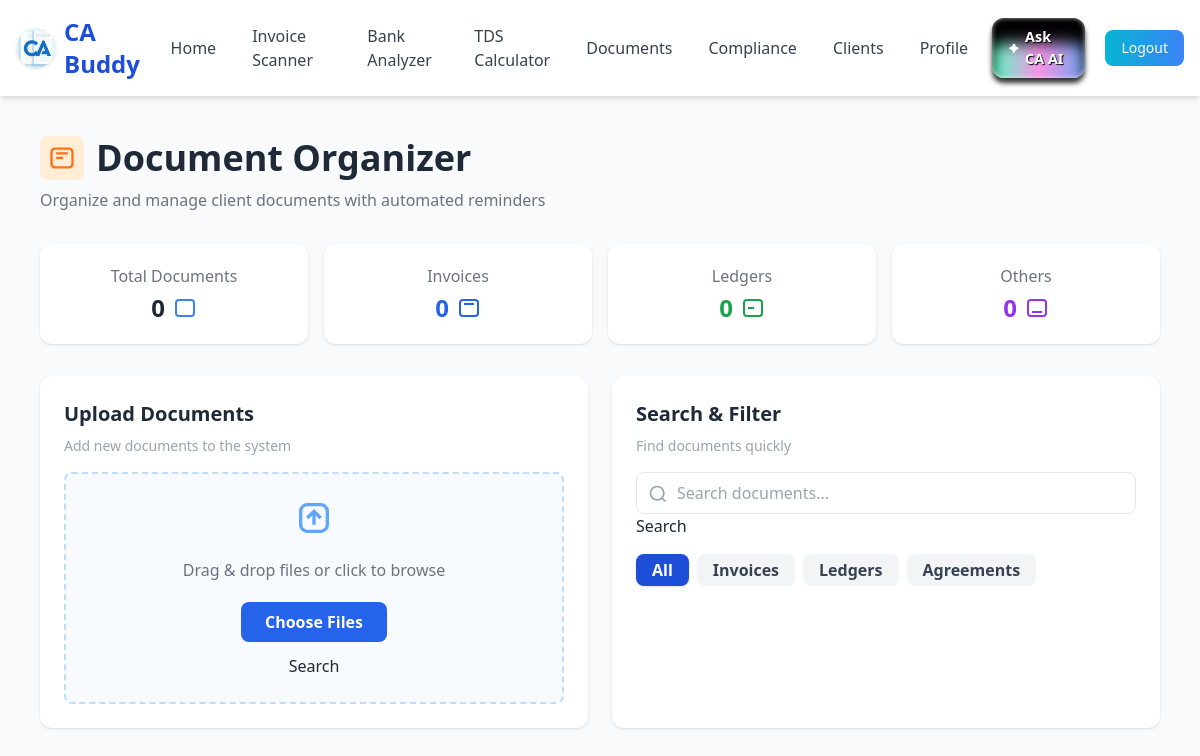
Before: /documents/ (signed in) with the older database file.
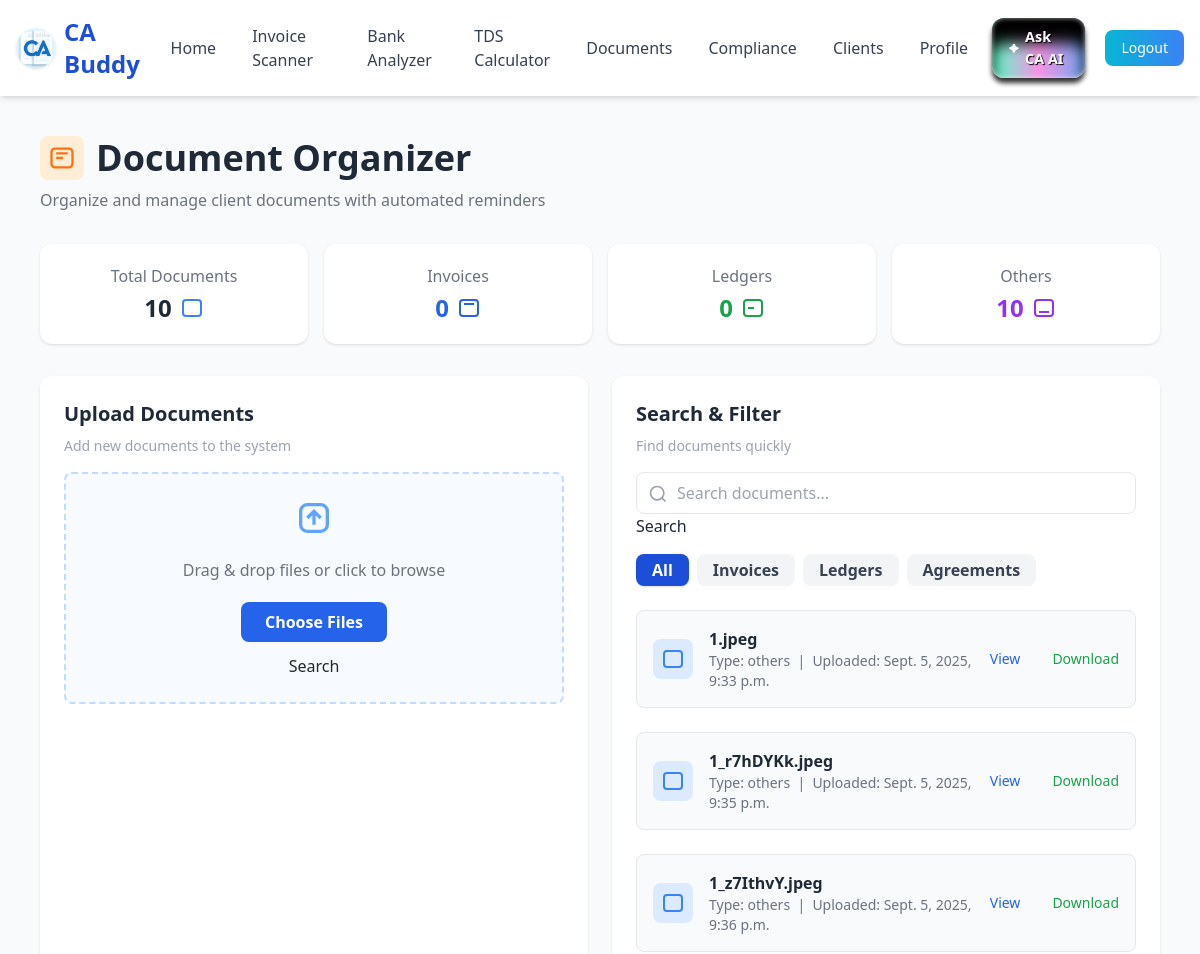
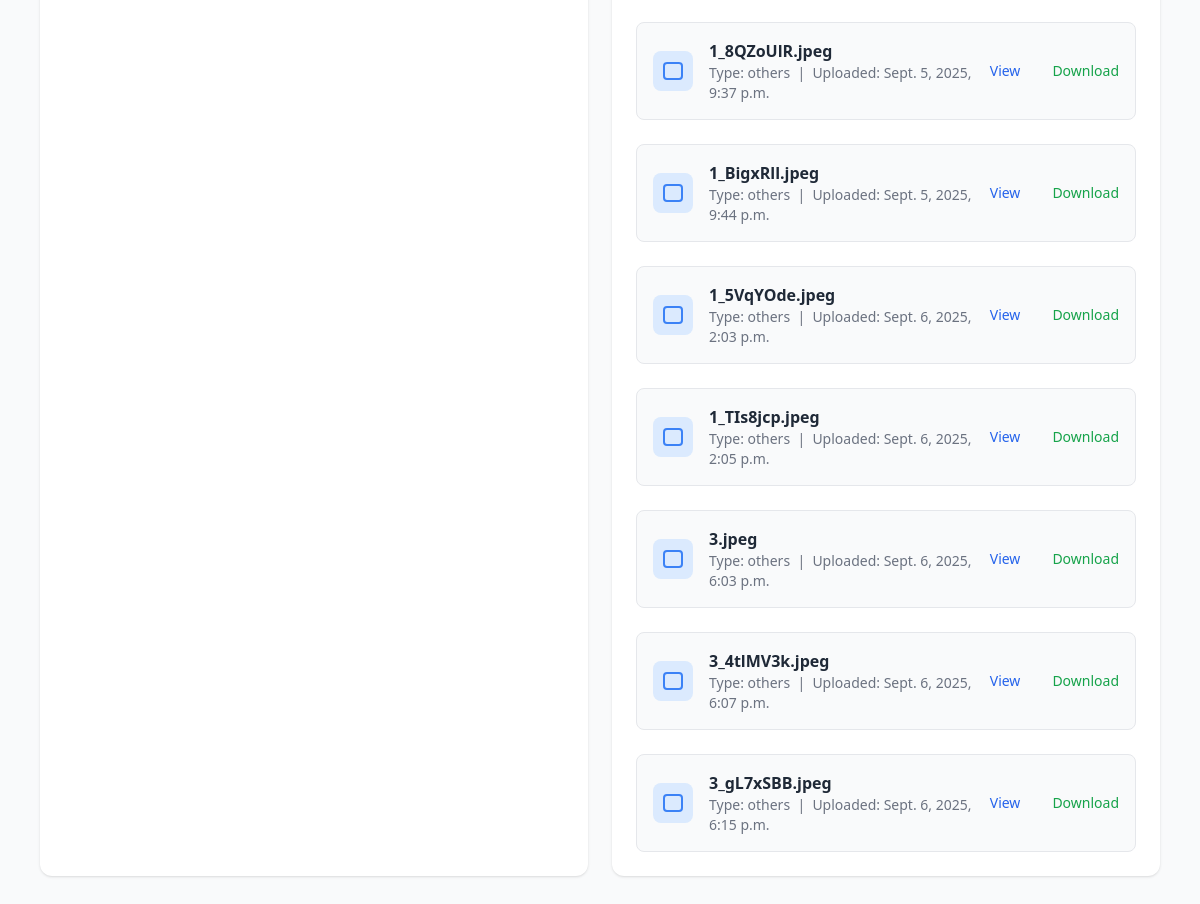
After: the same page with the newer database file (2 pictures, top to bottom).
### invoice_scanner/models.py (models this page shows)
class DocumentsModel(models.Model):
    id = models.UUIDField(primary_key=True, default=uuid.uuid4, editable=False)
    file = models.FileField(upload_to='uploads/')
    uploaded_at = models.DateTimeField(auto_now_add=True)
    doc_type = models.CharField(max_length=100, default='others') # IT WOULD BE DONE AS A PROPERTY
    @property
    def name(self):
        return str(self.file).replace('uploads/', '')

### invoice_scanner/views.py (the view, shortened to what this page needs)
# urls.py: path('documents/', views.documents, name = 'documents'),
@login_required
def documents(request):
    all_objs = DocumentsModel.objects.all()
    COUNT_ALL_DOCS = len(all_objs)
    COUNT_INVOICES = len(DocumentsModel.objects.filter(doc_type = 'invoice'))
    COUNT_LEDGER = len(DocumentsModel.objects.filter(doc_type = 'ledger'))
    COUNT_OTHERS = len(DocumentsModel.objects.filter(doc_type = 'others'))
    return render(request, 'documents.html', context = {
        'objs' : all_objs,
        'COUNT_ALL_DOCS' : COUNT_ALL_DOCS,
        'COUNT_INVOICES' : COUNT_INVOICES,
        "COUNT_LEDGER" : COUNT_LEDGER,
        "COUNT_OTHERS" : COUNT_OTHERS
        }
    )

### invoice_scanner/templates/documents.html (shortened to what this page needs)
{% extends "base.html" %} {% block content %}
<section class="max-w-6xl mx-auto px-4 py-10">
    <div class="flex items-center gap-3 mb-2">
        <span class="bg-orange-100 p-2 rounded-lg">
            <svg class="w-7 h-7 text-orange-500" fill="none" stroke="currentColor" stroke-width="2" viewBox="0 0 24 24">
                <rect x="3" y="4" width="18" height="16" rx="3" />
                <path d="M7 8h10M7 12h6" />
            </svg>
        </span>
        <h1 class="text-3xl md:text-4xl font-extrabold text-gray-800">Document Organizer</h1>
    </div>
    <p class="text-gray-500 mb-8">Organize and manage client documents with automated reminders</p>
    <div class="grid grid-cols-2 md:grid-cols-4 gap-4 mb-8">
        <div class="bg-white rounded-xl shadow p-5 flex flex-col items-center">
            <div class="text-gray-500 mb-1">Total Documents</div>
            <div class="flex items-center gap-2">
                <span class="text-2xl font-bold text-gray-800">{{ COUNT_ALL_DOCS }}</span>
                <svg class="w-6 h-6 text-blue-500" fill="none" stroke="currentColor" stroke-width="2" viewBox="0 0 24 24">
                    <rect x="3" y="4" width="18" height="16" rx="3" />
                </svg>
            </div>
        </div>
        <div class="bg-white rounded-xl shadow p-5 flex flex-col items-center">
            <div class="text-gray-500 mb-1">Invoices</div>
            <div class="flex items-center gap-2">
                <span class="text-2xl font-bold text-blue-600">{{ COUNT_INVOICES }}</span>
                <svg class="w-6 h-6 text-blue-600" fill="none" stroke="currentColor" stroke-width="2" viewBox="0 0 24 24">
                    <rect x="3" y="4" width="18" height="16" rx="3" />
                    <path d="M7 8h10" />
                </svg>
            </div>
        </div>
        <div class="bg-white rounded-xl shadow p-5 flex flex-col items-center">
            <div class="text-gray-500 mb-1">Ledgers</div>
            <div class="flex items-center gap-2">
                <span class="text-2xl font-bold text-green-600">{{ COUNT_LEDGER }}</span>
                <svg class="w-6 h-6 text-green-600" fill="none" stroke="currentColor" stroke-width="2" viewBox="0 0 24 24">
                    <rect x="3" y="4" width="18" height="16" rx="3" />
                    <path d="M7 12h6" />
                </svg>
            </div>
        </div>
        <div class="bg-white rounded-xl shadow p-5 flex flex-col items-center">
            <div class="text-gray-500 mb-1">Others</div>
            <div class="flex items-center gap-2">
                <span class="text-2xl font-bold text-purple-600">{{ COUNT_OTHERS }}</span>
                <svg class="w-6 h-6 text-purple-600" fill="none" stroke="currentColor" stroke-width="2" viewBox="0 0 24 24">
                    <rect x="3" y="4" width="18" height="16" rx="3" />
                    <path d="M7 16h10" />
                </svg>
            </div>
        </div>
    </div>
    <div class="grid grid-cols-1 md:grid-cols-2 gap-6">
        <div class="bg-white rounded-xl shadow p-6 mb-6">
            <h3 class="text-xl font-bold text-gray-800 mb-2">Upload Documents</h3>
            <p class="text-gray-400 text-sm mb-4">Add new documents to the system</p>
    <form method="post" enctype="multipart/form-data" action="{% url 'documents' %}" class="border-2 border-dashed border-blue-200 rounded-lg p-6 flex flex-col items-center justify-center gap-3 bg-blue-50/50">
        <svg class="w-10 h-10 text-blue-400 mb-2" fill="none" stroke="currentColor" stroke-width="2" viewBox="0 0 24 24">
                    <path d="M12 16v-8M8 12l4-4 4 4" />
                    <rect x="4" y="4" width="16" height="16" rx="4" />
                </svg>
                <span class="text-gray-500 mb-2">Drag & drop files or click to browse</span>
                    <label name='upload_doc' for="doc_upload" class="bg-blue-600 text-white px-6 py-2 rounded-lg font-semibold cursor-pointer hover:bg-blue-700 transition">Choose Files</label>
                    <button type="submit" name="upload_doc">Search</button>
                </form>
        </div>
        <div class="bg-white rounded-xl shadow p-6 mb-6">
            <h3 class="text-xl font-bold text-gray-800 mb-2">Search & Filter</h3>
            <p class="text-gray-400 text-sm mb-4">Find documents quickly</p>
            <div class="flex items-center gap-2 mb-4">
                <span class="relative flex-1">
                    <form method="GET" action="{% url 'documents' %}">
                    <input id="search" name="search" type="text" placeholder="Search documents..." class="w-full border border-gray-200 rounded-lg px-4 py-2 pl-10 focus:outline-none focus:ring-2 focus:ring-blue-100" />
                    <button type="submit" name="semantic_search">Search</button>
                </form>
                    <svg class="w-5 h-5 text-gray-400 absolute left-3 top-3" fill="none" stroke="currentColor" stroke-width="2" viewBox="0 0 24 24">
                        <circle cx="11" cy="11" r="8" />
                        <path d="M21 21l-4.35-4.35" />
                    </svg>
                </span>
            </div>
            <div class="flex gap-2">
                <button class="px-4 py-1 rounded-lg bg-blue-700 text-white font-semibold shadow">All</button>
                <button class="px-4 py-1 rounded-lg bg-gray-100 text-gray-700 font-semibold hover:bg-gray-200">Invoices</button>
                <button class="px-4 py-1 rounded-lg bg-gray-100 text-gray-700 font-semibold hover:bg-gray-200">Ledgers</button>
                <button class="px-4 py-1 rounded-lg bg-gray-100 text-gray-700 font-semibold hover:bg-gray-200">Agreements</button>
            </div>
            {% for obj in objs %}
            <div class="mt-6">
                <div class="bg-gray-50 border border-gray-200 rounded-lg p-4 flex items-center gap-4">
                    <span class="bg-blue-100 p-2 rounded-lg">
                        <svg class="w-6 h-6 text-blue-500" fill="none" stroke="currentColor" stroke-width="2" viewBox="0 0 24 24">
                            <rect x="3" y="4" width="18" height="16" rx="3" />
                        </svg>
                    </span>
                    <div>
                        <div class="font-semibold text-gray-800">{{obj.name}}</div>
                        <div class="text-sm text-gray-500">Type: {{ obj.doc_type }} &nbsp;|&nbsp; Uploaded: {{obj.uploaded_at}}</div>
                    </div>
                    <a href="{{ obj.file.url }}" target="_blank" class="ml-auto text-blue-600 hover:underline text-sm">View</a>
                    <a href="{{ obj.file.url }}" download class="ml-4 text-green-600 hover:underline text-sm">Download</a>
                </div>
            </div>
            {% endfor %}
        </div>
    </div>
</section>
{% endblock %}

### invoice_scanner/templates/base.html (shortened to what this page needs)
{% load static %}
<!DOCTYPE html>
<html lang="en">
<head>
    <link rel="stylesheet" href="https://rsms.me/inter/inter.css" />
    <script src="https://cdn.tailwindcss.com"></script>
</head>
<body class="text-gray-800">
<header class="bg-white/90 backdrop-blur shadow-md sticky top-0 z-50">
    <div class="max-w-7xl mx-auto flex justify-between items-center px-4 py-4">
        <div class="flex items-center gap-2">
            <img src="{% static 'imgs/cropped_circle_image.png' %}" class="w-10 h-10 rounded-full shadow" alt="Logo">
            <span class="text-2xl font-extrabold text-blue-700">CA Buddy</span>
        </div>
        <nav class="hidden md:flex items-center gap-3">
            {% if user.is_authenticated %}
                <a href="{% url 'home' %}" class="px-3 py-2 rounded-lg text-gray-700 font-medium hover:bg-blue-50 hover:text-blue-700 transition">Home</a>
                <a href="{% url 'invoice_input' %}" class="px-3 py-2 rounded-lg text-gray-700 font-medium hover:bg-blue-50 hover:text-blue-700 transition">Invoice Scanner</a>
                <a href="{% url 'bank_statement_analyzer' %}" class="px-3 py-2 rounded-lg text-gray-700 font-medium hover:bg-green-50 hover:text-green-700 transition">Bank Analyzer</a>
                <a href="{% url 'tds' %}" class="px-3 py-2 rounded-lg text-gray-700 font-medium hover:bg-yellow-50 hover:text-yellow-700 transition">TDS Calculator</a>
                <a href="{% url 'documents' %}" class="px-3 py-2 rounded-lg text-gray-700 font-medium hover:bg-purple-50 hover:text-purple-700 transition">Documents</a>
                <a href="{% url 'compliance' %}" class="px-3 py-2 rounded-lg text-gray-700 font-medium hover:bg-red-50 hover:text-red-700 transition">Compliance</a>
                <a href="{% url 'clients' %}" class="px-3 py-2 rounded-lg text-gray-700 font-medium hover:bg-yellow-50 hover:text-yellow-700 transition">Clients</a>
                <a href="{% url 'profile' %}" class="px-3 py-2 rounded-lg text-gray-700 font-medium hover:bg-purple-50 hover:text-purple-700 transition">Profile</a>
                <a href="{% url 'ask_ca_ai' %}" class="outer-cont flex items-center justify-center">
                    <svg viewBox="0 0 24 24" width="20" height="20" fill="currentColor" class="mr-1">
                        <path d="M9.1 5.4c.6-1.7 3-1.8 3.7-.2l.8 2.4a4 4 0 002.3 2.4l2.4.8c1.8.6 1.8 3 0 3.7l-2.4.8a4 4 0 00-2.4 2.3l-.8 2.4c-.6 1.8-3 1.8-3.7 0l-.8-2.4a4 4 0 00-2.3-2.4l-2.4-.8c-1.8-.6-1.8-3 0-3.7l2.4-.8a4 4 0 002.3-2.4l.8-2.4z"/>
                    </svg>
                    Ask CA AI
                </a>
                <form action="{% url 'logout' %}" method="post" class="inline">
                    <button type="submit"
                            class="ml-2 text-white bg-gradient-to-r from-cyan-500 to-blue-500 hover:from-blue-600 hover:to-blue-700 font-medium rounded-lg text-sm px-4 py-2 transition">
                        Logout
                    </button>
                </form>
            {% else %}
                <a href="{% url 'login' %}" class="text-white bg-gradient-to-r from-cyan-500 to-blue-500 hover:from-blue-600 hover:to-blue-700 font-medium rounded-lg text-sm px-4 py-2 transition">
                    Login
                </a>
            {% endif %}
        </nav>
    </div>
</header>
{% block content %}{% endblock content %}
</body>
</html>

### invoice_scanner/templates/base.html (style rules this page uses)
body { background-color: #f9fafb; }
.outer-cont { width: fit-content; padding: 8px 16px; border: none; font-size: 0.9rem; cursor: pointer; position: relative; background: linear-gradient(90deg, #5bfcc4, #f593e4, #71a4f0); border-radius: 12px; color: #fff; font-weight: 600; transition: all 0.3s ease; box-shadow: inset 0px 0px 5px #ffffffa9, inset 0px 25px 15px #000, 0px 5px 5px #000000cc; text-shadow: 1px 1px 1px #000; }

Changed rows visible on the page:
added DocumentsModel: name "1.jpeg", doc_type "others", uploaded_at "Sept. 5, 2025, 9:33 p.m."
added DocumentsModel: name "1_r7hDYKk.jpeg", doc_type "others", uploaded_at "Sept. 5, 2025, 9:35 p.m."
added DocumentsModel: name "1_z7IthvY.jpeg", doc_type "others", uploaded_at "Sept. 5, 2025, 9:36 p.m."
added DocumentsModel: name "1_8QZoUlR.jpeg", doc_type "others", uploaded_at "Sept. 5, 2025, 9:37 p.m."
added DocumentsModel: name "1_BigxRll.jpeg", doc_type "others", uploaded_at "Sept. 5, 2025, 9:44 p.m."
added DocumentsModel: name "1_5VqYOde.jpeg", doc_type "others", uploaded_at "Sept. 6, 2025, 2:03 p.m."
added DocumentsModel: name "1_TIs8jcp.jpeg", doc_type "others", uploaded_at "Sept. 6, 2025, 2:05 p.m."
added DocumentsModel: name "3.jpeg", doc_type "others", uploaded_at "Sept. 6, 2025, 6:03 p.m."
added DocumentsModel: name "3_4tlMV3k.jpeg", doc_type "others", uploaded_at "Sept. 6, 2025, 6:07 p.m."
added DocumentsModel: name "3_gL7xSBB.jpeg", doc_type "others", uploaded_at "Sept. 6, 2025, 6:15 p.m."
Other visible differences:
{{ COUNT_ALL_DOCS }}: "0" → "10"
{{ COUNT_OTHERS }}: "0" → "10"
